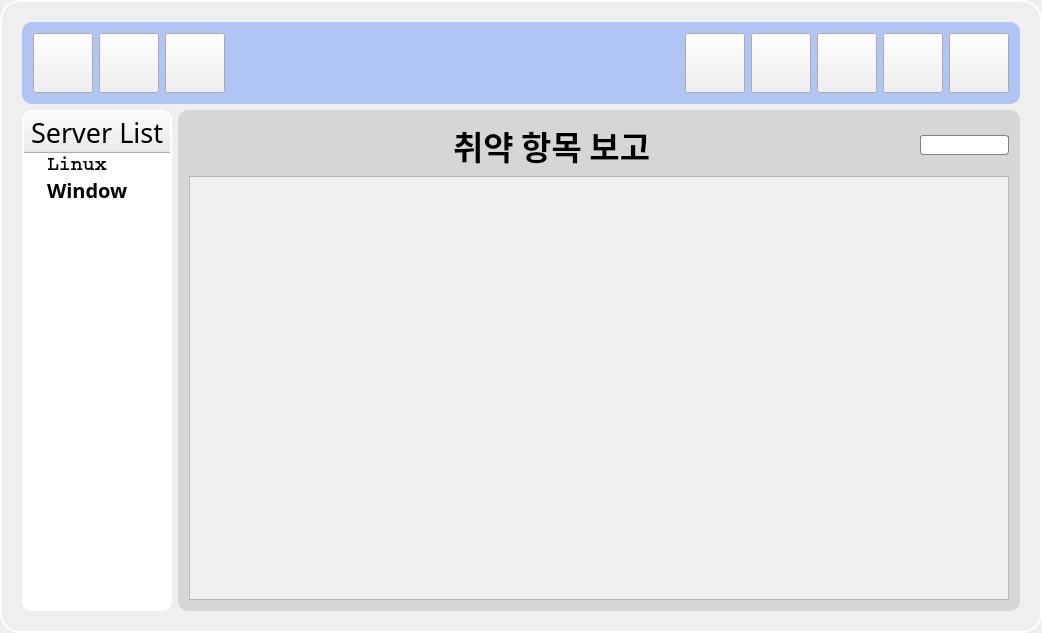
<?xml version="1.0" encoding="UTF-8"?>
<ui version="4.0">
 <class>MainWindow</class>
 <widget class="QMainWindow" name="MainWindow">
  <property name="geometry">
   <rect>
    <x>0</x>
    <y>0</y>
    <width>1042</width>
    <height>633</height>
   </rect>
  </property>
  <property name="acceptDrops">
   <bool>false</bool>
  </property>
  <property name="windowTitle">
   <string>BluePY</string>
  </property>
  <property name="windowIcon">
   <iconset resource="resource.qrc">
    <normaloff>:/resource/img/LOGO.PNG</normaloff>:/resource/img/LOGO.PNG</iconset>
  </property>
  <property name="windowOpacity">
   <double>1.000000000000000</double>
  </property>
  <property name="autoFillBackground">
   <bool>true</bool>
  </property>
  <property name="styleSheet">
   <string notr="true">QWidget#centralWidget{
	border-image: url(:/resource/img/bg_main.jpg);
    border: 2px solid #ffffff;
    border-radius: 20px;
    min-width: 80px;
}

QComboBox {
    border: 1px solid gray;
    border-radius: 3px;
    padding: 1px 18px 1px 3px;
    min-width: 6em;
}
QComboBox:on { /* shift the text when the popup opens */
    padding-top: 3px;
    padding-left: 4px;
}
QComboBox::drop-down {
    subcontrol-origin: padding;
    subcontrol-position: top right;
    width: 15px;

    border-left-color: darkgray;
    border-left-style: solid; /* just a single line */
    border-top-right-radius: 3px; /* same radius as the QComboBox */
    border-bottom-right-radius: 3px;
}

QComboBox::down-arrow:on { /* shift the arrow when popup is open */
    top: 1px;
    left: 1px;
}

QWidget#page_chart{
	border-radius:10px;
	background-color: rgb(214, 214, 214);
}

QWidget#page_report{
	border-radius:10px;
	background-color: rgb(214, 214, 214);
}

QWidget#menu{
	border-radius : 10px;
	background-color: rgba(41, 105, 255, 80);
}

QPushButton#BT_Server{
border-image: url(:/resource/img/server.png);
}

QPushButton#BT_Search{
border-image: url(:/resource/img/search-1.png);
}

QPushButton#BT_Explorer{
border-image: url(:/resource/img/browser-1.png);
}

QPushButton#BT_Home{
border-image: url(:/resource/img/home.png);
}

QPushButton#BT_Save{
border-image: url(:/resource/img/disk.png);
}

QPushButton#BT_Exit{
border-image: url(:/resource/img/logout.png);
}

QPushButton#BT_Help{
border-image: url(:/resource/img/question.png);
}

QPushButton#BT_Info{
border-image: url(:/resource/img/customer-service.png);
}

QPushButton#BT_Config{
border-image: url(:/resource/img/config.png);
}

QTreeWidget#treeWidget{
    border: 2px solid #ffffff;
    border-radius : 10px;
}

QToolBar#mainToolBar{
background-color: rgb(236, 236, 236);
}</string>
  </property>
  <property name="iconSize">
   <size>
    <width>40</width>
    <height>40</height>
   </size>
  </property>
  <property name="documentMode">
   <bool>false</bool>
  </property>
  <widget class="QWidget" name="centralWidget">
   <property name="autoFillBackground">
    <bool>false</bool>
   </property>
   <property name="styleSheet">
    <string notr="true"/>
   </property>
   <layout class="QHBoxLayout" name="horizontalLayout_2">
    <item>
     <widget class="QWidget" name="widget" native="true">
      <property name="styleSheet">
       <string notr="true"/>
      </property>
      <layout class="QVBoxLayout" name="verticalLayout">
       <item>
        <widget class="QWidget" name="menu" native="true">
         <layout class="QGridLayout" name="gridLayout_3">
          <item row="0" column="0">
           <layout class="QHBoxLayout" name="horizontalLayout">
            <item>
             <layout class="QHBoxLayout" name="horizontalLayout_4">
              <item>
               <widget class="QPushButton" name="BT_Server">
                <property name="minimumSize">
                 <size>
                  <width>60</width>
                  <height>60</height>
                 </size>
                </property>
                <property name="maximumSize">
                 <size>
                  <width>60</width>
                  <height>60</height>
                 </size>
                </property>
                <property name="text">
                 <string/>
                </property>
               </widget>
              </item>
              <item>
               <widget class="QPushButton" name="BT_Search">
                <property name="minimumSize">
                 <size>
                  <width>60</width>
                  <height>60</height>
                 </size>
                </property>
                <property name="maximumSize">
                 <size>
                  <width>60</width>
                  <height>60</height>
                 </size>
                </property>
                <property name="text">
                 <string/>
                </property>
               </widget>
              </item>
              <item>
               <widget class="QPushButton" name="BT_Explorer">
                <property name="minimumSize">
                 <size>
                  <width>60</width>
                  <height>60</height>
                 </size>
                </property>
                <property name="maximumSize">
                 <size>
                  <width>60</width>
                  <height>60</height>
                 </size>
                </property>
                <property name="text">
                 <string/>
                </property>
               </widget>
              </item>
              <item>
               <spacer name="horizontalSpacer_3">
                <property name="orientation">
                 <enum>Qt::Horizontal</enum>
                </property>
                <property name="sizeHint" stdset="0">
                 <size>
                  <width>40</width>
                  <height>20</height>
                 </size>
                </property>
               </spacer>
              </item>
              <item>
               <widget class="QPushButton" name="BT_Config">
                <property name="minimumSize">
                 <size>
                  <width>60</width>
                  <height>60</height>
                 </size>
                </property>
                <property name="maximumSize">
                 <size>
                  <width>60</width>
                  <height>60</height>
                 </size>
                </property>
                <property name="text">
                 <string/>
                </property>
               </widget>
              </item>
              <item>
               <widget class="QPushButton" name="BT_Home">
                <property name="minimumSize">
                 <size>
                  <width>60</width>
                  <height>60</height>
                 </size>
                </property>
                <property name="maximumSize">
                 <size>
                  <width>60</width>
                  <height>60</height>
                 </size>
                </property>
                <property name="text">
                 <string/>
                </property>
               </widget>
              </item>
              <item>
               <widget class="QPushButton" name="BT_Help">
                <property name="minimumSize">
                 <size>
                  <width>60</width>
                  <height>60</height>
                 </size>
                </property>
                <property name="maximumSize">
                 <size>
                  <width>60</width>
                  <height>60</height>
                 </size>
                </property>
                <property name="text">
                 <string/>
                </property>
               </widget>
              </item>
              <item>
               <widget class="QPushButton" name="BT_Info">
                <property name="minimumSize">
                 <size>
                  <width>60</width>
                  <height>60</height>
                 </size>
                </property>
                <property name="maximumSize">
                 <size>
                  <width>60</width>
                  <height>60</height>
                 </size>
                </property>
                <property name="text">
                 <string/>
                </property>
               </widget>
              </item>
              <item>
               <widget class="QPushButton" name="BT_Exit">
                <property name="minimumSize">
                 <size>
                  <width>60</width>
                  <height>60</height>
                 </size>
                </property>
                <property name="maximumSize">
                 <size>
                  <width>60</width>
                  <height>60</height>
                 </size>
                </property>
                <property name="text">
                 <string/>
                </property>
               </widget>
              </item>
             </layout>
            </item>
           </layout>
          </item>
         </layout>
        </widget>
       </item>
       <item>
        <layout class="QHBoxLayout" name="horizontalLayout_5">
         <item>
          <widget class="QTreeWidget" name="treeWidget">
           <property name="minimumSize">
            <size>
             <width>0</width>
             <height>0</height>
            </size>
           </property>
           <property name="maximumSize">
            <size>
             <width>150</width>
             <height>16777215</height>
            </size>
           </property>
           <property name="styleSheet">
            <string notr="true"/>
           </property>
           <property name="editTriggers">
            <set>QAbstractItemView::DoubleClicked|QAbstractItemView::EditKeyPressed</set>
           </property>
           <column>
            <property name="text">
             <string>Server List</string>
            </property>
            <property name="font">
             <font>
              <family>Sitka Heading</family>
              <pointsize>20</pointsize>
              <stylestrategy>PreferDefault</stylestrategy>
             </font>
            </property>
            <property name="textAlignment">
             <set>AlignCenter</set>
            </property>
            <property name="background">
             <color>
              <red>255</red>
              <green>255</green>
              <blue>255</blue>
             </color>
            </property>
            <property name="foreground">
             <brush brushstyle="SolidPattern">
              <color alpha="255">
               <red>0</red>
               <green>0</green>
               <blue>0</blue>
              </color>
             </brush>
            </property>
           </column>
           <item>
            <property name="text">
             <string>Linux</string>
            </property>
            <property name="font">
             <font>
              <family>Courier</family>
              <pointsize>15</pointsize>
              <weight>75</weight>
              <italic>false</italic>
              <bold>true</bold>
              <underline>false</underline>
              <strikeout>false</strikeout>
              <kerning>true</kerning>
             </font>
            </property>
            <property name="icon">
             <iconset resource="resource.qrc">
              <normaloff>:/resource/img/linux.png</normaloff>:/resource/img/linux.png</iconset>
            </property>
           </item>
           <item>
            <property name="text">
             <string>Window</string>
            </property>
            <property name="font">
             <font>
              <family>바탕</family>
              <pointsize>15</pointsize>
              <weight>75</weight>
              <bold>true</bold>
             </font>
            </property>
            <property name="icon">
             <iconset resource="resource.qrc">
              <normaloff>:/resource/img/windows.png</normaloff>:/resource/img/windows.png</iconset>
            </property>
           </item>
          </widget>
         </item>
         <item>
          <widget class="QStackedWidget" name="stackedWidget">
           <property name="palette">
            <palette>
             <active/>
             <inactive/>
             <disabled/>
            </palette>
           </property>
           <property name="styleSheet">
            <string notr="true"/>
           </property>
           <property name="currentIndex">
            <number>2</number>
           </property>
           <widget class="QWidget" name="page_main"/>
           <widget class="QWidget" name="page_chart">
            <layout class="QGridLayout" name="gridLayout">
             <item row="0" column="0">
              <layout class="QHBoxLayout" name="horizontalLayout_3">
               <item>
                <spacer name="horizontalSpacer">
                 <property name="orientation">
                  <enum>Qt::Horizontal</enum>
                 </property>
                 <property name="sizeHint" stdset="0">
                  <size>
                   <width>40</width>
                   <height>20</height>
                  </size>
                 </property>
                </spacer>
               </item>
               <item>
                <widget class="QLabel" name="label">
                 <property name="font">
                  <font>
                   <family>HY수평선M</family>
                   <pointsize>25</pointsize>
                   <weight>75</weight>
                   <bold>true</bold>
                  </font>
                 </property>
                 <property name="text">
                  <string>점검 결과</string>
                 </property>
                </widget>
               </item>
               <item>
                <spacer name="horizontalSpacer_2">
                 <property name="orientation">
                  <enum>Qt::Horizontal</enum>
                 </property>
                 <property name="sizeHint" stdset="0">
                  <size>
                   <width>40</width>
                   <height>20</height>
                  </size>
                 </property>
                </spacer>
               </item>
              </layout>
             </item>
             <item row="1" column="0">
              <widget class="QTableWidget" name="tableWidget">
               <column>
                <property name="text">
                 <string>CODE</string>
                </property>
                <property name="background">
                 <color>
                  <red>220</red>
                  <green>234</green>
                  <blue>245</blue>
                 </color>
                </property>
               </column>
               <column>
                <property name="text">
                 <string>RISK</string>
                </property>
                <property name="background">
                 <color>
                  <red>220</red>
                  <green>234</green>
                  <blue>245</blue>
                 </color>
                </property>
               </column>
               <column>
                <property name="text">
                 <string>RESULT</string>
                </property>
                <property name="background">
                 <color>
                  <red>220</red>
                  <green>234</green>
                  <blue>245</blue>
                 </color>
                </property>
               </column>
               <column>
                <property name="text">
                 <string>EXPLAIN</string>
                </property>
                <property name="background">
                 <color>
                  <red>220</red>
                  <green>234</green>
                  <blue>245</blue>
                 </color>
                </property>
               </column>
              </widget>
             </item>
            </layout>
           </widget>
           <widget class="QWidget" name="page_report">
            <layout class="QGridLayout" name="gridLayout_2">
             <item row="0" column="0">
              <layout class="QHBoxLayout" name="horizontalLayout_6">
               <item>
                <spacer name="horizontalSpacer_4">
                 <property name="orientation">
                  <enum>Qt::Horizontal</enum>
                 </property>
                 <property name="sizeHint" stdset="0">
                  <size>
                   <width>40</width>
                   <height>20</height>
                  </size>
                 </property>
                </spacer>
               </item>
               <item>
                <widget class="QLabel" name="label_2">
                 <property name="font">
                  <font>
                   <family>HY수평선M</family>
                   <pointsize>25</pointsize>
                   <weight>75</weight>
                   <bold>true</bold>
                  </font>
                 </property>
                 <property name="text">
                  <string>취약 항목 보고</string>
                 </property>
                </widget>
               </item>
               <item>
                <spacer name="horizontalSpacer_5">
                 <property name="orientation">
                  <enum>Qt::Horizontal</enum>
                 </property>
                 <property name="sizeHint" stdset="0">
                  <size>
                   <width>40</width>
                   <height>20</height>
                  </size>
                 </property>
                </spacer>
               </item>
               <item>
                <widget class="QComboBox" name="comboBox">
                 <property name="minimumSize">
                  <size>
                   <width>89</width>
                   <height>0</height>
                  </size>
                 </property>
                 <property name="frame">
                  <bool>true</bool>
                 </property>
                </widget>
               </item>
              </layout>
             </item>
             <item row="1" column="0">
              <widget class="QScrollArea" name="scrollArea">
               <property name="widgetResizable">
                <bool>true</bool>
               </property>
               <widget class="QWidget" name="scrollAreaWidgetContents">
                <property name="geometry">
                 <rect>
                  <x>0</x>
                  <y>0</y>
                  <width>828</width>
                  <height>446</height>
                 </rect>
                </property>
                <layout class="QGridLayout" name="gridLayout_4">
                 <item row="0" column="0">
                  <widget class="QLabel" name="report_img">
                   <property name="text">
                    <string/>
                   </property>
                   <property name="alignment">
                    <set>Qt::AlignCenter</set>
                   </property>
                  </widget>
                 </item>
                </layout>
               </widget>
              </widget>
             </item>
            </layout>
           </widget>
          </widget>
         </item>
        </layout>
       </item>
      </layout>
     </widget>
    </item>
   </layout>
  </widget>
  <action name="actionServer">
   <property name="icon">
    <iconset resource="resource.qrc">
     <normaloff>:/resource/img/server.png</normaloff>:/resource/img/server.png</iconset>
   </property>
   <property name="text">
    <string>Server</string>
   </property>
   <property name="toolTip">
    <string>Server</string>
   </property>
  </action>
  <action name="actionSearch">
   <property name="icon">
    <iconset resource="resource.qrc">
     <normaloff>:/resource/img/search-1.png</normaloff>:/resource/img/search-1.png</iconset>
   </property>
   <property name="text">
    <string>Search</string>
   </property>
   <property name="toolTip">
    <string>Search</string>
   </property>
  </action>
  <action name="actionFinder">
   <property name="icon">
    <iconset resource="resource.qrc">
     <normaloff>:/resource/img/browser-1.png</normaloff>:/resource/img/browser-1.png</iconset>
   </property>
   <property name="text">
    <string>Finder</string>
   </property>
   <property name="toolTip">
    <string>Finder</string>
   </property>
  </action>
  <action name="actionSave">
   <property name="icon">
    <iconset resource="resource.qrc">
     <normaloff>:/resource/img/disk.png</normaloff>:/resource/img/disk.png</iconset>
   </property>
   <property name="text">
    <string>Save</string>
   </property>
   <property name="toolTip">
    <string>Save</string>
   </property>
  </action>
  <action name="actionQuit">
   <property name="icon">
    <iconset resource="resource.qrc">
     <normaloff>:/resource/img/logout.png</normaloff>:/resource/img/logout.png</iconset>
   </property>
   <property name="text">
    <string>Quit</string>
   </property>
   <property name="toolTip">
    <string>Quit</string>
   </property>
  </action>
  <action name="actionHelp">
   <property name="icon">
    <iconset resource="resource.qrc">
     <normaloff>:/resource/img/question.png</normaloff>:/resource/img/question.png</iconset>
   </property>
   <property name="text">
    <string>Help</string>
   </property>
   <property name="toolTip">
    <string>Help</string>
   </property>
  </action>
  <action name="actionInfo">
   <property name="icon">
    <iconset resource="resource.qrc">
     <normaloff>:/resource/img/customer-service.png</normaloff>:/resource/img/customer-service.png</iconset>
   </property>
   <property name="text">
    <string>Info</string>
   </property>
   <property name="toolTip">
    <string>Info</string>
   </property>
  </action>
  <action name="actionHome">
   <property name="icon">
    <iconset resource="resource.qrc">
     <normaloff>:/resource/img/home.png</normaloff>:/resource/img/home.png</iconset>
   </property>
   <property name="text">
    <string>Home</string>
   </property>
   <property name="toolTip">
    <string>Home</string>
   </property>
  </action>
  <action name="actionSetting">
   <property name="icon">
    <iconset resource="resource.qrc">
     <normaloff>:/resource/img/setting.PNG</normaloff>:/resource/img/setting.PNG</iconset>
   </property>
   <property name="text">
    <string>Setting</string>
   </property>
   <property name="toolTip">
    <string>Setting</string>
   </property>
  </action>
 </widget>
 <layoutdefault spacing="6" margin="11"/>
 <resources>
  <include location="resource.qrc"/>
 </resources>
 <connections/>
</ui>
